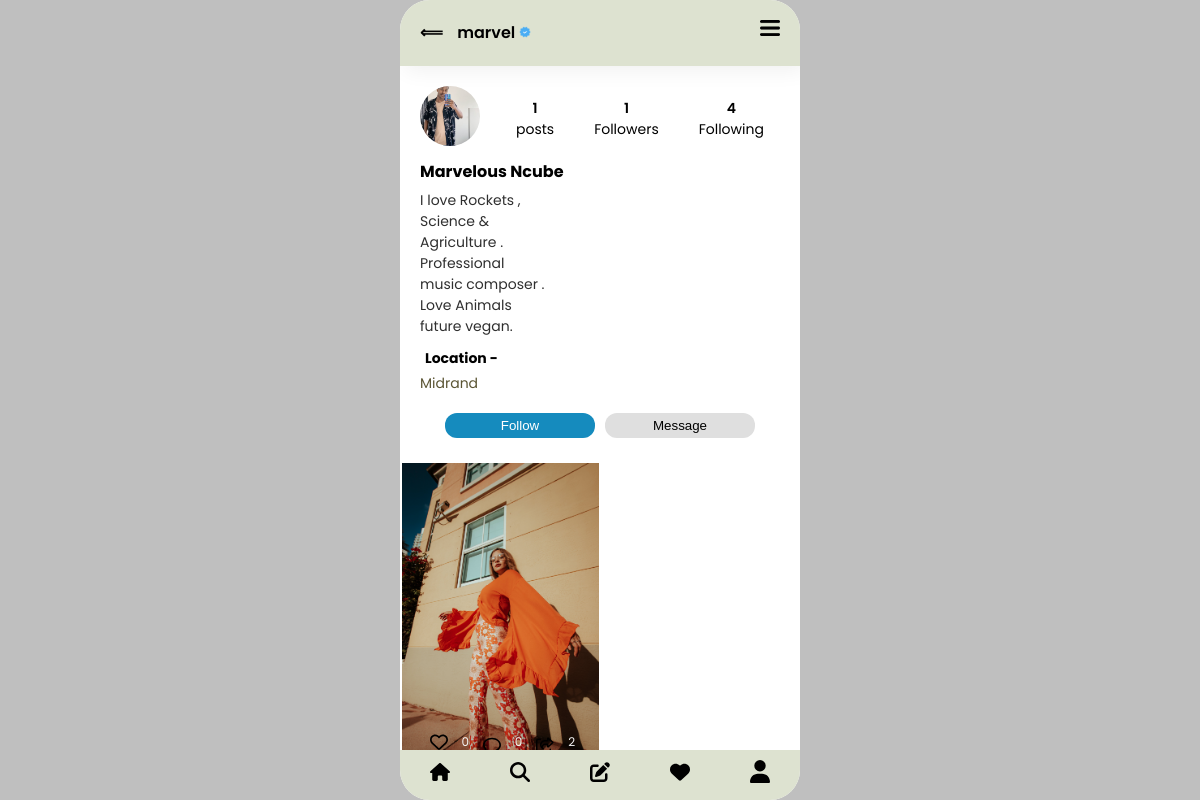
/posterProfile/1 (signed in), run on the app's committed database.
### core/models.py (models this page shows, shortened)
class Profile(models.Model):
    user = models.OneToOneField(User, on_delete=models.CASCADE)
    bio = models.TextField(max_length=500, blank=True)
    profile_picture = models.ImageField(upload_to='profile_pictures/', blank=True, null=True)
    location = models.CharField(max_length=100, blank=True)
    verified = models.BooleanField(default=False)

class ThreadsContent(models.Model):
    content = models.TextField(blank=True)
    timestamp = models.DateTimeField(auto_now_add=True)
    user = models.ForeignKey(Profile, on_delete=models.CASCADE)
    content_img = models.ImageField(upload_to='content_images/', blank=True, null=True)
    content_video = models.FileField(upload_to='content_videos/', blank=True, null=True)
    no_of_likes = models.IntegerField(default=0)
    no_of_comments = models.IntegerField(default=0)

### core/views.py (the view)
# urls.py: path('posterProfile/<int:pk>', views.posterProfile, name='posterprofile'),
@login_required(login_url='core:login')
def posterProfile(request, pk):
    current_user = request.user.id
    current_user_profile = Profile.objects.get(user=current_user)
    poster = Profile.objects.get(user=pk)
    is_Following = FollowersManager.objects.filter(follower=current_user_profile, followed=poster).exists()
    poster_owned_posts = ThreadsContent.objects.filter(user=poster.id)
    poster_owned_posts_count = ThreadsContent.objects.filter(user=poster.id).count()
    like_counts = {}
    for post in poster_owned_posts:
        like_count = LikesFor_Main_Post.objects.filter(tweet=post).count()
        like_counts[post.id] = like_count
    followersCount = FollowersManager.objects.filter(followed=poster).count()
    followingCount = FollowersManager.objects.filter(follower=poster).count()
    liking = LikesFor_Main_Post.objects.filter(user=current_user_profile).values_list('tweet', flat=True)
    context = {
        'poster': poster,
        'posts':poster_owned_posts,
        'is_Following':is_Following,
        'followersCount':followersCount,
        'followingCount':followingCount,
        'like_counts' : like_counts,
        'liking': liking,
        'userPostsCount': poster_owned_posts_count
        }
    return render(request, 'core/posterProfile.html', context)

### core/templatetags/custom_filters.py (called while the page is built)
@register.filter(name='get_item')
def get_item(dictionary, key):
    return dictionary.get(key)

### core/templates/core/posterProfile.html (shortened to what this page needs)
{% extends "core/base.html" %}
{% load static %}
{% load custom_filters %}
{% block content %}
    <nav id="posterProfileNav">
        <div id="arrowAndusername">
            <a onclick="goBack()" style="text-decoration: none;color: black;"  href="#"><span id="arrowLeft">&Longleftarrow;</span></a>
            <span id="navUsername">{{poster.user.username}}</span>
            {% if poster.verified %}
                <img src="{% static 'svg/verified.png' %}" width="12px">
            {% endif %}
        </div>
        <div id="bellAndOptions">
            <img style="width: 20px;padding: 0;margin-right: 20px;margin-bottom: 3px;" src="{% static 'images/three-horizontal-lines-Icon.png' %}">
        </div>
    </nav>
    <div id="ProfilePostsWindow">
        <div id="undeNav">
            <div class="profile-image" style="margin-right: 30px;">
                <img style="width: 60px;height: 60px;" src="{{poster.profile_picture.url}}">
            </div>
            <div id="dataCountProfileContainer">
                <div class="rightSideProfile" id="posts-count">
                    <span>{{userPostsCount}}</span>
                    <span>posts</span>
                </div>
                <a style="color: black;text-decoration: none;" href="{% url 'core:viewfollowers' poster.user.id %}">
                    <div class="rightSideProfile" id="followers-count">
                        <span id="followersCountDisplay">{{followersCount}}</span>
                        <span>Followers</span>
                    </div>
                </a>
                <a style="color: black;text-decoration: none;" href="{% url 'core:viewfollowing' poster.user.id %}">
                    <div class="rightSideProfile" id="following-count">
                        <span id="followingCountDisplay">{{followingCount}}</span>
                        <span>Following</span>
                    </div>
                </a>
            </div>
        </div>
        <div id="secondSectionUnderNav">
            <div id="fullname">
                <p>{{poster.user.first_name}} {{poster.user.last_name}}</p>
            </div>
            <div id="bio">
                <p>{{poster.bio}}</p>
                <div id="location">
                    <span style="margin: 0;padding: 0;margin-left: 5px;color: black;font-weight: bold;">Location - </span>
                    <span style="color: #5b5534;">{{poster.location}}</span>
                </div>
            </div>
        </div>
        <div id="followCont" class="underBiobuttons">
            {% if request.user.id == poster.user.id %}
                <button class="messagebtn" style="margin-right: 10px;">Edit profile</button>
                <a href="{% url 'core:logout' %}"><button class="messagebtn">Log Out</button></a>
            {% else %}
                {% if is_Following %}
                    <button id="followBtn" class="toggle-follow-btn followingProfilebtn" profileId="{{poster.id}}">Following</button>
                {%else %}
                    <button id="followBtn" class="toggle-follow-btn" profileId="{{poster.id}}">Follow</button>
                {% endif %}
                <button class="messagebtn">Message</button>
            {% endif %}
        </div>
            <div class="ProfilePostsContainer">
                {% for post in posts %}
                    <div class="innerPostContainers">
                        {% if post.content_img %}
                            <div class="innerPostImageCont">
                                <img src="{{post.content_img.url}}">
                            </div>
                        {% endif %}
                        <div class="likeComentShareBtns">
                            {% if post.id not in liking %}
                                <a href="#" postIdProfile="{{ post.id }}" class="likebtnsProfile" >
                                    <img id="likeIconImgeProfile{{post.id}}" src="{% static 'svg/heart-regular.svg' %}">
                                </a>
                            {% else %}
                                <a href="#" postIdProfile="{{ post.id }}" class="likebtnsProfile" >
                                    <img id="likeIconImgeProfile{{post.id}}" src="{% static 'svg/heart-solid.svg' %}">
                                </a>
                            {% endif %}
                            <span id="likeCountSpanProfile{{post.id}}" >{{ like_counts|get_item:post.id }}</span>
                            <img src="{% static 'svg/comment-regular.svg' %}">
                            <span>0</span>
                            <img src="{% static 'svg/share-from-square-regular.svg' %}">
                            <span>2</span>
                        </div>
                    </div>
                {% endfor %}
            </div>
        {% include "core/Nav.html" %}
    </div>
{% endblock content %}

### static/css/main.css (style rules this page uses)
body { margin: 0; padding: 0; background-color: #bfbfbf; display: flex; justify-content: center; height: 100vh; align-items: center; color: rgb(0, 0, 0); font-family: 'Poppins', sans-serif; }
.app #posterProfileNav { padding: 20px 0; width: 100%; box-shadow: 5px 5px 20px rgba(0,0,0,0.06); display: flex; justify-content: space-between; position: sticky; top: 0; z-index: 990; background-color: #dde2d0; }
#posterProfileNav #arrowAndusername { padding: 0 20px; }
#posterProfileNav #arrowAndusername #arrowLeft { margin-right: 10px; font-weight: 600; }
#posterProfileNav #arrowAndusername #navUsername { font-weight: 600; }
.profile-image img { width: 50px; height: 50px; border-radius: 50%; object-fit: cover; margin-right: 6px; }
.app #undeNav { margin: 20px 0 5px 20px; display: flex; flex-direction: row; justify-content: flex-start; align-items: center; }
#undeNav #dataCountProfileContainer { display: flex; flex-direction: row; }
#undeNav .rightSideProfile { display: flex; flex-direction: column; align-items: center; justify-content: center; margin-right: 40px; }
#undeNav .rightSideProfile span:first-child { font-weight: 600; font-size: 14px; }
#undeNav .rightSideProfile span:last-child { font-size: 14px; }
.app #secondSectionUnderNav { padding: 0 20px; }
.app #secondSectionUnderNav #fullname { font-weight: bold; font-size: 16px; line-height: 5px; }
.app #secondSectionUnderNav #bio { width: 130px; }
.app #secondSectionUnderNav #bio p { font-size: 14px; color: rgb(47, 47, 47); margin: 0; }
.app #secondSectionUnderNav #bio #location { margin-top: 8px; }
.app #secondSectionUnderNav #bio #location span { font-size: 14px; }
.app .underBiobuttons { margin: 10px 20px 25px; display: flex; justify-content: center; align-items: center; margin-top: 18px; }
.app .underBiobuttons button { width: 150px; height: 25px; border: none; border-radius: 12px; color: #ffffff; cursor: pointer; }
.app .underBiobuttons .toggle-follow-btn { margin-right: 10px; background-color: #158bbe; cursor: pointer; transition: 0.45s; }
.app .underBiobuttons .messagebtn { background-color: #dfdfdf; color: #000; font-weight: 500; }
.app #ProfilePostsWindow { height: 87%; overflow-y: scroll; }
.app .ProfilePostsContainer { margin: 2px; border-radius: 8px; background: transparent; display: grid; grid-template-columns: 1fr 1fr; gap: 2px; }
.app .ProfilePostsContainer .innerPostContainers { position: relative; display: flex; flex-direction: column; }
.app .ProfilePostsContainer .innerPostContainers .innerPostImageCont { height: 300px; width: 100%; position: relative; }
.app .ProfilePostsContainer .innerPostContainers .innerPostImageCont img, video { width: 100%; height: 100%; object-fit: cover; }
.app .ProfilePostsContainer .innerPostContainers .likeComentShareBtns { padding: 5px; width: 88%; margin-left: 20px; margin-top: 8px; border-radius: 5px; display: flex; flex-direction: row; justify-content: space-evenly; position: absolute; bottom: 0; right: 5px; }
.app .ProfilePostsContainer .innerPostContainers .likeComentShareBtns img { width: 18px; }
.app .ProfilePostsContainer .innerPostContainers .likeComentShareBtns span { font-size: 12px; color: whitesmoke; }

### data on the page
Profile: user.username "marvel", profile_picture (picture), user.first_name "Marvelous", user.last_name "Ncube", bio "I love Rockets , Science & Agriculture . Professional music composer . Love Animals future vegan.", location "Midrand"
ThreadsContent: content_img (picture), id "0"

### other printed values
{{ userPostsCount }} "1"
{{ followersCount }} "1"
{{ followingCount }} "4"
